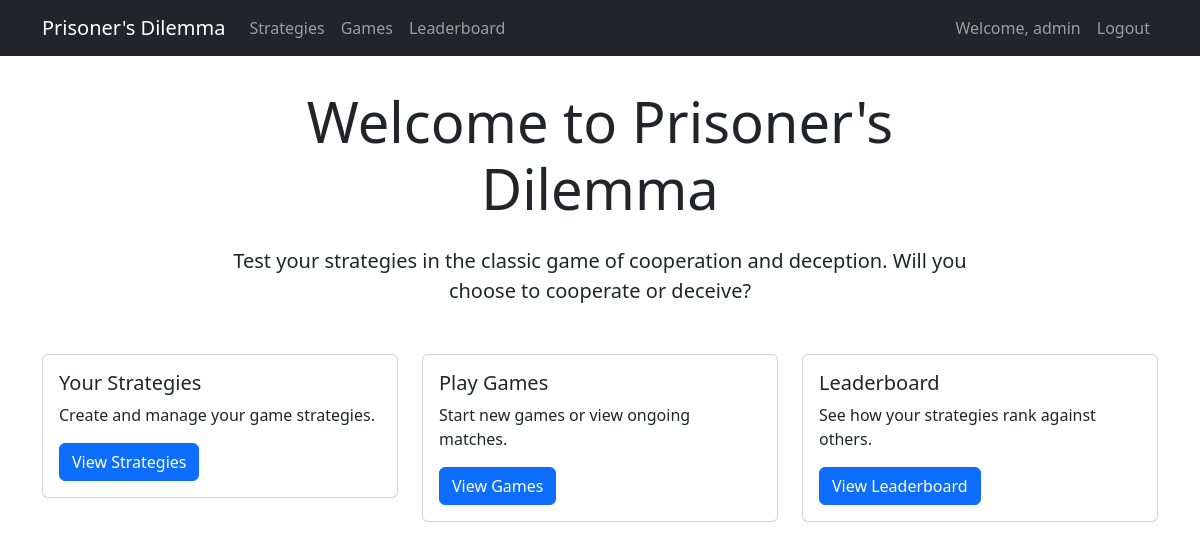
The app's page / (signed in), older data.
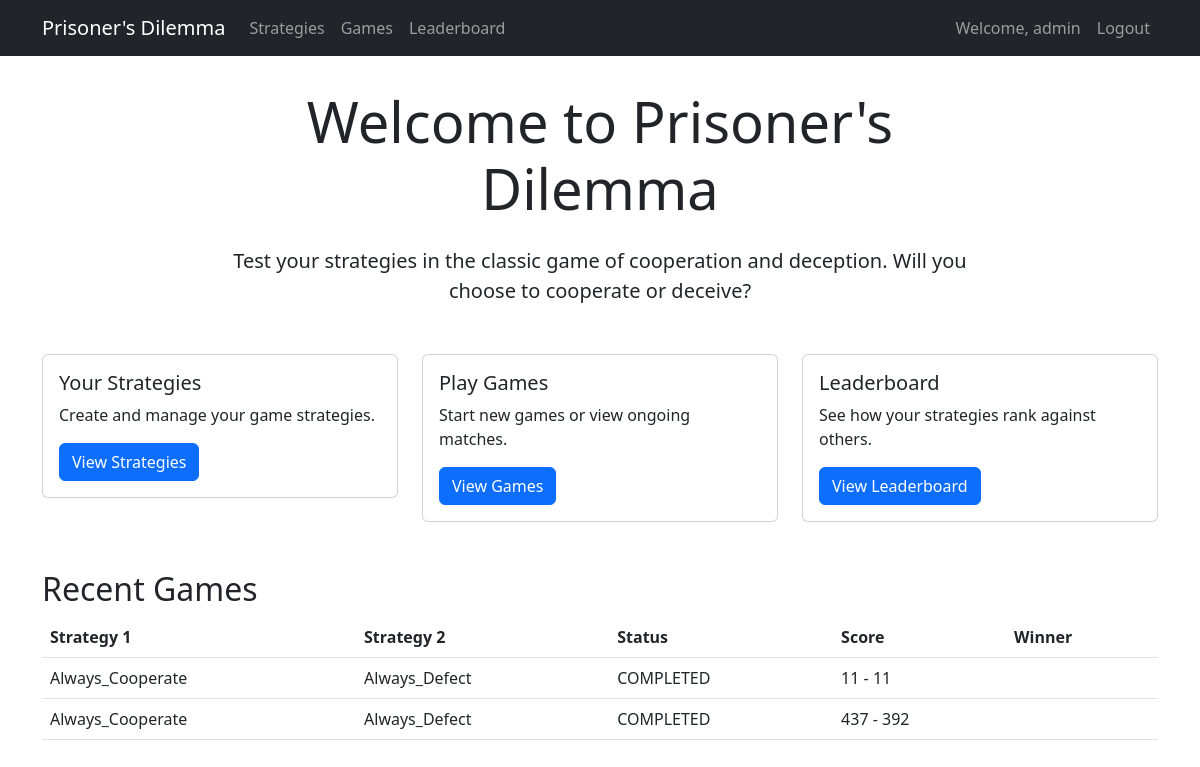
The same page, newer data.
### dilemma_game/models.py (models this page shows, shortened)
class Game(models.Model):
    GAME_STATUS = (
        ('IN_PROGRESS', 'In Progress'),
        ('COMPLETED', 'Completed'),
    )
    strategy1 = models.ForeignKey(Strategy, on_delete=models.CASCADE, related_name='games_as_player1')
    strategy2 = models.ForeignKey(Strategy, on_delete=models.CASCADE, related_name='games_as_player2')
    current_round = models.IntegerField(default=0)
    total_rounds = models.IntegerField(default=200)
    player1_score = models.IntegerField(default=0)
    player2_score = models.IntegerField(default=0)
    status = models.CharField(max_length=20, choices=GAME_STATUS, default='IN_PROGRESS')
    created_at = models.DateTimeField(auto_now_add=True)
    completed_at = models.DateTimeField(null=True, blank=True)

class Strategy(models.Model):
    name = models.CharField(max_length=100)
    description = models.TextField()
    code = models.TextField()
    created_by = models.ForeignKey(User, on_delete=models.CASCADE)
    created_at = models.DateTimeField(auto_now_add=True)
    updated_at = models.DateTimeField(auto_now=True)

### dilemma_game/views.py (the view)
# urls.py: path('', home, name='home'),
@login_required
def home(request):
    recent_games = Game.objects.order_by('-created_at')[:5]
    return render(request, 'dilemma_game/home.html', {
        'recent_games': recent_games
    })

### dilemma_game/templates/dilemma_game/home.html (shortened to what this page needs)
{% extends 'dilemma_game/base.html' %}
{% block content %}
<div class="row">
    <div class="col-md-8 offset-md-2 text-center">
        <h1 class="display-4 mb-4">Welcome to Prisoner's Dilemma</h1>
        <p class="lead mb-4">
            Test your strategies in the classic game of cooperation and deception.
            Will you choose to cooperate or deceive?
        </p>
    </div>
</div>
<div class="row mt-4">
    <div class="col-md-4">
        <div class="card">
            <div class="card-body">
                <h5 class="card-title">Your Strategies</h5>
                <p class="card-text">Create and manage your game strategies.</p>
                <a href="{% url 'strategy_list' %}" class="btn btn-primary">View Strategies</a>
            </div>
        </div>
    </div>
    <div class="col-md-4">
        <div class="card">
            <div class="card-body">
                <h5 class="card-title">Play Games</h5>
                <p class="card-text">Start new games or view ongoing matches.</p>
                <a href="{% url 'game_list' %}" class="btn btn-primary">View Games</a>
            </div>
        </div>
    </div>
    <div class="col-md-4">
        <div class="card">
            <div class="card-body">
                <h5 class="card-title">Leaderboard</h5>
                <p class="card-text">See how your strategies rank against others.</p>
                <a href="{% url 'leaderboard' %}" class="btn btn-primary">View Leaderboard</a>
            </div>
        </div>
    </div>
</div>
{% if recent_games %}
<div class="row mt-5">
    <div class="col-12">
        <h2>Recent Games</h2>
        <div class="table-responsive">
            <table class="table table-hover">
                <thead>
                    <tr>
                        <th>Strategy 1</th>
                        <th>Strategy 2</th>
                        <th>Status</th>
                        <th>Score</th>
                        <th>Winner</th>
                    </tr>
                </thead>
                <tbody>
                    {% for game in recent_games %}
                    <tr>
                        <td>{{ game.strategy1.name }}</td>
                        <td>{{ game.strategy2.name }}</td>
                        <td>{{ game.status }}</td>
                        <td>{{ game.player1_score }} - {{ game.player2_score }}</td>
                        <td>{{ game.winner }}</td>
                    </tr>
                    {% endfor %}
                </tbody>
            </table>
        </div>
    </div>
</div>
{% endif %}
{% endblock %}

Row changes from the older to the newer data that the page shows:
added Game: strategy1.name "Always_Cooperate", strategy2.name "Always_Defect", status "COMPLETED", player1_score "11", player2_score "11"
added Game: strategy1.name "Always_Cooperate", strategy2.name "Always_Defect", status "COMPLETED", player1_score "437", player2_score "392"
Text that changed along with them:
text now shown: "Recent Games Strategy 1 Strategy 2 Status Score Winner"
